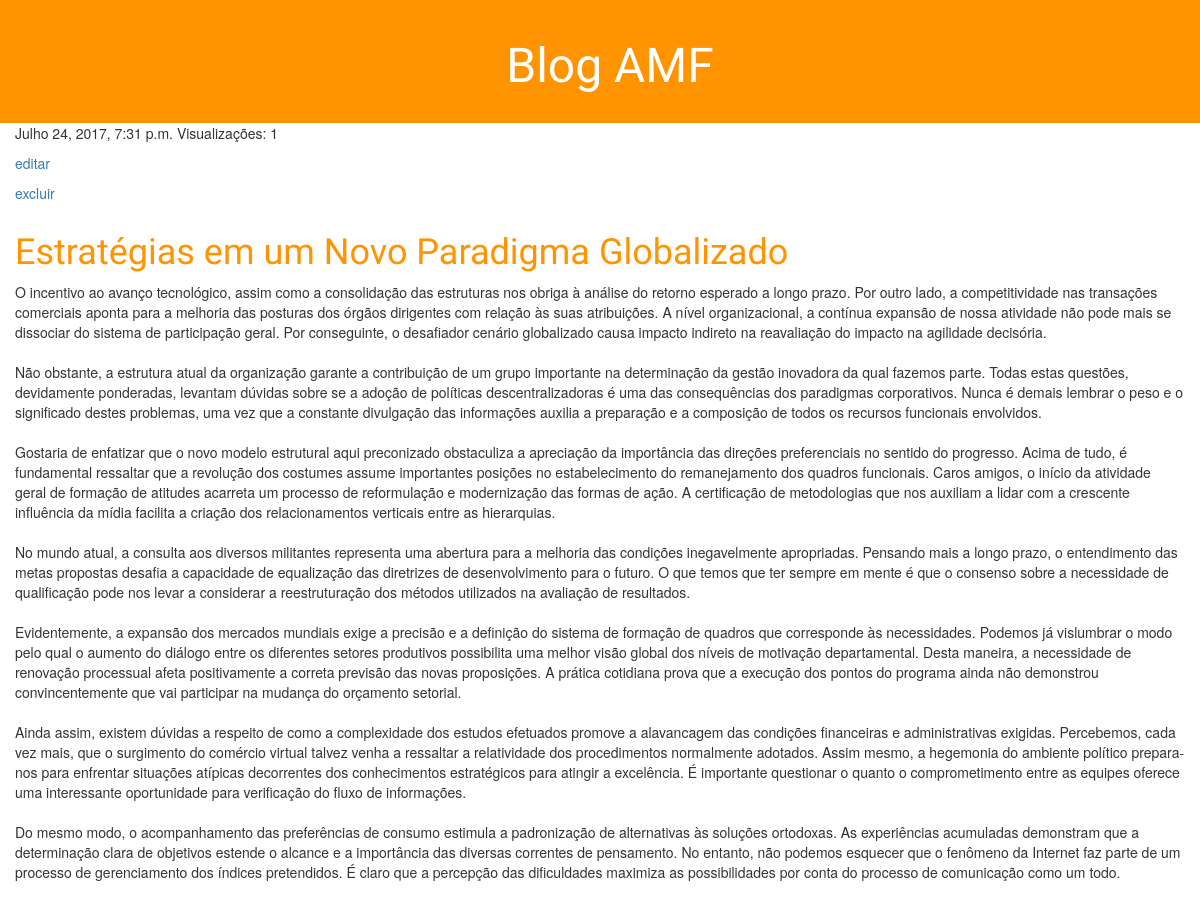
The page /post/1/ (signed in, upper part) on the database as committed earlier.
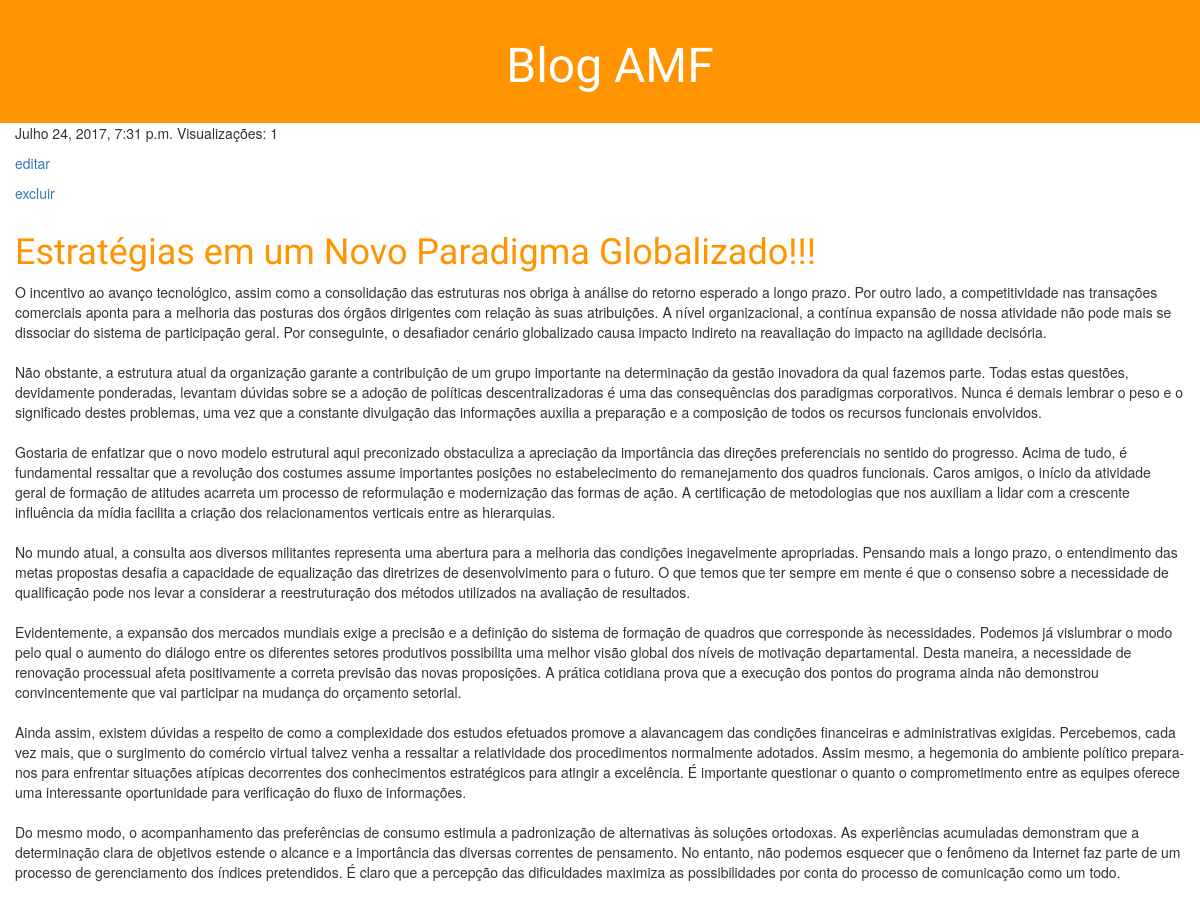
The same page on the database as committed later.
### blog/models.py (models this page shows, shortened)
class Post(models.Model):
    autor = models.ForeignKey('auth.User')
    titulo = models.CharField(max_length=200)
    texto = models.TextField()
    data_criacao = models.DateTimeField(default=timezone.now)
    data_publicacao = models.DateTimeField(blank=True, null=True)
    visualizacoes = models.IntegerField(default=0)

### blog/views.py (the view)
# urls.py: url(r'^post/(?P<pk>[0-9]+)/$', views.post_detail),
def post_detail(request, pk):
    if request.user.id is None:
        return redirect(logar)
    if request.method == "POST":
        form =  formComentario(request.POST)
        if form.is_valid():
            comentario = form.save(commit=False)
            comentario.autor = request.user
            comentario.data = timezone.now()
            comentario.post = Post.objects.get(id=pk)
            comentario.save()
            return redirect(post_detail, pk=pk)
    else:
        post = Post.objects.get(id=pk)
        post.visualizacoes = post.visualizacoes + 1
        post.save()
        comentarios = Comentario.objects.filter(post=post).order_by('data')
        form = formComentario()
    return render(request, 'post_detail.html', {'post': post, 'comentarios': comentarios, 'form': form})

### blog/templates/post_detail.html (shortened to what this page needs)
{% load staticfiles %}
<!DOCTYPE html>
<html lang="en">
<head>
    <link rel="stylesheet" href="{% static 'css/blog.css' %}">
    <link rel="stylesheet" href="//maxcdn.bootstrapcdn.com/bootstrap/3.2.0/css/bootstrap.min.css">
    <link rel="stylesheet" href="//maxcdn.bootstrapcdn.com/bootstrap/3.2.0/css/bootstrap-theme.min.css">
</head>
<body>
<div class="post-header">
    <h1><a href="/">Blog AMF</a></h1>
</div>
<div class="content">
<div class="post">
    <div class="date">{{ post.data_publicacao }}   Visualizações: {{ post.visualizacoes }}</div>
    {% if request.user.is_staff %}<div class="date"><a href="/post/{{ post.id }}/edit">editar</a></div>{% endif %}
    {% if request.user.is_staff %}<div class="date"><a href="/post/{{ post.id }}/delete">excluir</a></div>{% endif %}
    <h1><a href="">{{ post.titulo }}</a></h1>
    <p>{{ post.texto|linebreaksbr }}</p>
</div>
</div>
</body>
</html>

### blog/static/css/blog.css (style rules this page uses)
.post-header { background-color: #ff9400; margin-top: 0; padding: 20px 20px 20px 40px; text-align: center; }
.post-header h1, .post-header h1 a, .post-header h1 a:visited, .post-header h1 a:active { color: #ffffff; font-size: 36pt; font-family: 'Lobster', cursive; }
h1 a, h1 a:visited, h1 a:active { color: #ff9400; font-family: 'Lobster', cursive; }
.content h1,h2,h3,h4 { color: #ff9400; font-family: 'Lobster', cursive; }
.content { padding-left: 15px; padding-right: 15px; }
.post { padding-bottom: 50px; }
.date { padding-bottom: 10px; }

Rows that differ between the two databases and show on the page:
changed Post: titulo "Estratégias em um Novo Paradigma Globalizado" → "Estratégias em um Novo Paradigma Globalizado!!!"
